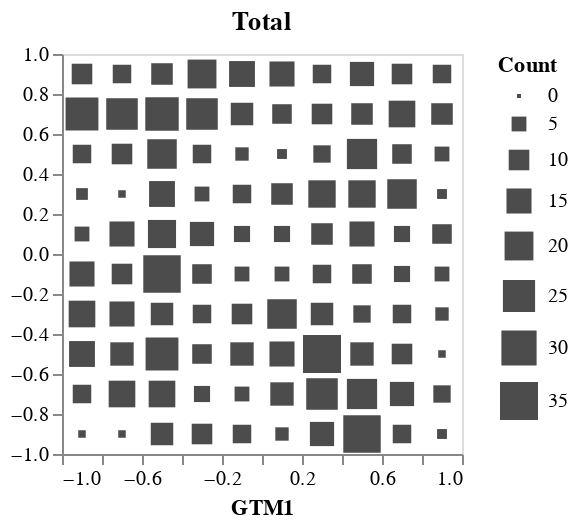

The notebook cell saved with this chart:
### Markdown cell above
### Inspect examples assigned to each node

### Code cell
mode2_values = df_gtm_X.mode2.value_counts().index.tolist()
mode1_values = df_gtm_X.mode1.value_counts().index.tolist()
mode1_values.sort()
mode2_values.sort()

node_x = 9
node_y = 3
node_df = df_gtm_X[(df_gtm_X['mode1']==mode1_values[node_x]) & (df_gtm_X['mode2']==mode2_values[node_y])]
node_examples = node_df['oid_ztf'].to_list()
print(len(node_examples), *node_examples)
chart_all

### Figure 1 — Vega-Lite specification as saved in the notebook (floating-point values rounded to 4 significant figures)
{"config": {"view": {"continuousWidth": 300, "continuousHeight": 300}}, "data": {"name": "data-294d802def23a5ef4696ea981a6b4c0f"}, "mark": {"type": "square"}, "encoding": {"color": {"value": "black"}, "opacity": {"value": 0.7}, "size": {"field": "Count", "type": "quantitative"}, "tooltip": [{"field": "x1", "type": "quantitative"}, {"field": "x2", "type": "quantitative"}, {"field": "Count", "type": "quantitative"}], "x": {"bin": {"minstep": 0.1}, "field": "x1", "title": "GTM1", "type": "quantitative"}, "y": {"bin": {"minstep": 0.1}, "field": "x2", "title": null, "type": "quantitative"}}, "height": 200, "title": "Total", "width": 200, "$schema": "https://vega.github.io/schema/vega-lite/v5.14.1.json", "datasets": {"data-294d802def23a5ef4696ea981a6b4c0f": [{"x1": -1.0, "x2": -1.0, "Count": 1.0}, {"x1": -1.0, "x2": -0.7778, "Count": 8.0}, {"x1": -1.0, "x2": -0.5556, "Count": 16.0}, {"x1": -1.0, "x2": -0.3333, "Count": 17.0}, {"x1": -1.0, "x2": -0.1111, "Count": 15.0}, {"x1": -1.0, "x2": 0.1111, "Count": 5.0}, {"x1": -1.0, "x2": 0.3333, "Count": 3.0}, {"x1": -1.0, "x2": 0.5556, "Count": 8.0}, {"x1": -1.0, "x2": 0.7778, "Count": 26.0}, {"x1": -1.0, "x2": 1.0, "Count": 10.0}, {"x1": -0.7778, "x2": -1.0, "Count": 1.0}, {"x1": -0.7778, "x2": -0.7778, "Count": 17.0}, {"x1": -0.7778, "x2": -0.5556, "Count": 13.0}, {"x1": -0.7778, "x2": -0.3333, "Count": 15.0}, {"x1": -0.7778, "x2": -0.1111, "Count": 10.0}, {"x1": -0.7778, "x2": 0.1111, "Count": 15.0}, {"x1": -0.7778, "x2": 0.3333, "Count": 1.0}, {"x1": -0.7778, "x2": 0.5556, "Count": 10.0}, {"x1": -0.7778, "x2": 0.7778, "Count": 24.0}, {"x1": -0.7778, "x2": 1.0, "Count": 8.0}, {"x1": -0.5556, "x2": -1.0, "Count": 12.0}, {"x1": -0.5556, "x2": -0.7778, "Count": 17.0}, {"x1": -0.5556, "x2": -0.5556, "Count": 26.0}, {"x1": -0.5556, "x2": -0.3333, "Count": 12.0}, {"x1": -0.5556, "x2": -0.1111, "Count": 34.0}, {"x1": -0.5556, "x2": 0.1111, "Count": 19.0}, {"x1": -0.5556, "x2": 0.3333, "Count": 16.0}, {"x1": -0.5556, "x2": 0.5556, "Count": 21.0}, {"x1": -0.5556, "x2": 0.7778, "Count": 27.0}, {"x1": -0.5556, "x2": 1.0, "Count": 11.0}, {"x1": -0.3333, "x2": -1.0, "Count": 10.0}, {"x1": -0.3333, "x2": -0.7778, "Count": 6.0}, {"x1": -0.3333, "x2": -0.5556, "Count": 9.0}, {"x1": -0.3333, "x2": -0.3333, "Count": 8.0}, {"x1": -0.3333, "x2": -0.1111, "Count": 9.0}, {"x1": -0.3333, "x2": 0.1111, "Count": 14.0}, {"x1": -0.3333, "x2": 0.3333, "Count": 5.0}, {"x1": -0.3333, "x2": 0.5556, "Count": 8.0}, {"x1": -0.3333, "x2": 0.7778, "Count": 24.0}, {"x1": -0.3333, "x2": 1.0, "Count": 20.0}, {"x1": -0.1111, "x2": -1.0, "Count": 8.0}, {"x1": -0.1111, "x2": -0.7778, "Count": 5.0}, {"x1": -0.1111, "x2": -0.5556, "Count": 13.0}, {"x1": -0.1111, "x2": -0.3333, "Count": 10.0}, {"x1": -0.1111, "x2": -0.1111, "Count": 5.0}, {"x1": -0.1111, "x2": 0.1111, "Count": 6.0}, {"x1": -0.1111, "x2": 0.3333, "Count": 8.0}, {"x1": -0.1111, "x2": 0.5556, "Count": 4.0}, {"x1": -0.1111, "x2": 0.7778, "Count": 12.0}, {"x1": -0.1111, "x2": 1.0, "Count": 16.0}, {"x1": 0.1111, "x2": -1.0, "Count": 4.0}, {"x1": 0.1111, "x2": -0.7778, "Count": 13.0}, {"x1": 0.1111, "x2": -0.5556, "Count": 15.0}, {"x1": 0.1111, "x2": -0.3333, "Count": 21.0}, {"x1": 0.1111, "x2": -0.1111, "Count": 5.0}, {"x1": 0.1111, "x2": 0.1111, "Count": 6.0}, {"x1": 0.1111, "x2": 0.3333, "Count": 11.0}, {"x1": 0.1111, "x2": 0.5556, "Count": 2.0}, {"x1": 0.1111, "x2": 0.7778, "Count": 9.0}, {"x1": 0.1111, "x2": 1.0, "Count": 15.0}, {"x1": 0.3333, "x2": -1.0, "Count": 14.0}, {"x1": 0.3333, "x2": -0.7778, "Count": 24.0}, {"x1": 0.3333, "x2": -0.5556, "Count": 35.0}, {"x1": 0.3333, "x2": -0.3333, "Count": 12.0}, {"x1": 0.3333, "x2": -0.1111, "Count": 8.0}, {"x1": 0.3333, "x2": 0.1111, "Count": 11.0}, {"x1": 0.3333, "x2": 0.3333, "Count": 18.0}, {"x1": 0.3333, "x2": 0.5556, "Count": 7.0}, {"x1": 0.3333, "x2": 0.7778, "Count": 10.0}, {"x1": 0.3333, "x2": 1.0, "Count": 8.0}, {"x1": 0.5556, "x2": -1.0, "Count": 34.0}, {"x1": 0.5556, "x2": -0.7778, "Count": 22.0}, {"x1": 0.5556, "x2": -0.5556, "Count": 13.0}, {"x1": 0.5556, "x2": -0.3333, "Count": 7.0}, {"x1": 0.5556, "x2": -0.1111, "Count": 9.0}, {"x1": 0.5556, "x2": 0.1111, "Count": 15.0}, {"x1": 0.5556, "x2": 0.3333, "Count": 18.0}, {"x1": 0.5556, "x2": 0.5556, "Count": 22.0}, {"x1": 0.5556, "x2": 0.7778, "Count": 11.0}, {"x1": 0.5556, "x2": 1.0, "Count": 14.0}, {"x1": 0.7778, "x2": -1.0, "Count": 8.0}, {"x1": 0.7778, "x2": -0.7778, "Count": 14.0}, {"x1": 0.7778, "x2": -0.5556, "Count": 10.0}, {"x1": 0.7778, "x2": -0.3333, "Count": 8.0}, {"x1": 0.7778, "x2": -0.1111, "Count": 6.0}, {"x1": 0.7778, "x2": 0.1111, "Count": 6.0}, {"x1": 0.7778, "x2": 0.3333, "Count": 21.0}, {"x1": 0.7778, "x2": 0.5556, "Count": 9.0}, {"x1": 0.7778, "x2": 0.7778, "Count": 17.0}, {"x1": 0.7778, "x2": 1.0, "Count": 10.0}, {"x1": 1.0, "x2": -1.0, "Count": 2.0}, {"x1": 1.0, "x2": -0.7778, "Count": 7.0}, {"x1": 1.0, "x2": -0.5556, "Count": 1.0}, {"x1": 1.0, "x2": -0.3333, "Count": 4.0}, {"x1": 1.0, "x2": -0.1111, "Count": 5.0}, {"x1": 1.0, "x2": 0.1111, "Count": 9.0}, {"x1": 1.0, "x2": 0.3333, "Count": 2.0}, {"x1": 1.0, "x2": 0.5556, "Count": 5.0}, {"x1": 1.0, "x2": 0.7778, "Count": 11.0}, {"x1": 1.0, "x2": 1.0, "Count": 8.0}]}}
